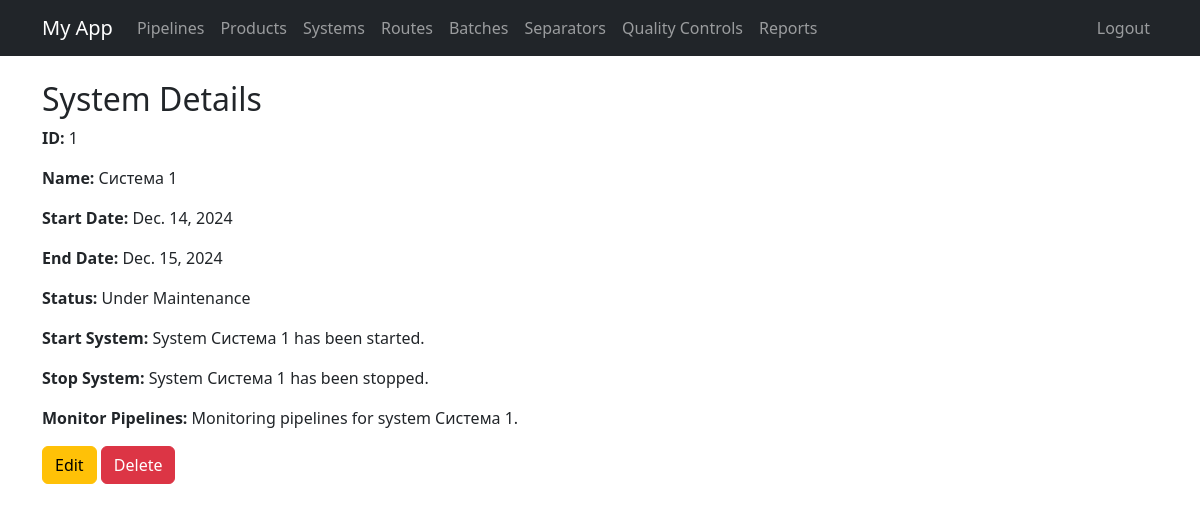
The page /systems/1/ (signed in) on the database its author committed.
### app/models.py (models this page shows, shortened)
class System(models.Model):
    STATUS_CHOICES = [
        ('active', 'Active'),
        ('inactive', 'Inactive'),
        ('maintenance', 'Under Maintenance'),
    ]
    name = models.CharField(max_length=100, verbose_name="System Name")
    startDate = models.DateField(verbose_name="Start Date")
    endDate = models.DateField(verbose_name="End Date")
    status = models.CharField(max_length=20, choices=STATUS_CHOICES, default='inactive', verbose_name="Status")
    def startSystem(self):
        return f"System {self.name} has been started."
    def stopSystem(self):
        return f"System {self.name} has been stopped."
    def monitorPipelines(self):
        return f"Monitoring pipelines for system {self.name}."

### app/views.py (the view)
# urls.py: path('systems/<int:system_id>/', views.system_detail, name='system_detail'),
@login_required
def system_detail(request, system_id):
    system = get_object_or_404(System, id=system_id)
    return render(request, 'system_detail.html', {'system': system})

### app/templates/system_detail.html (shortened to what this page needs)
{% extends 'base.html' %}
{% block content %}
<h2>System Details</h2>
<p><strong>ID:</strong> {{ system.id }}</p>
<p><strong>Name:</strong> {{ system.name }}</p>
<p><strong>Start Date:</strong> {{ system.startDate }}</p>
<p><strong>End Date:</strong> {{ system.endDate }}</p>
<p><strong>Status:</strong> {{ system.get_status_display }}</p>
<p><strong>Start System:</strong> {{ system.startSystem }}</p>
<p><strong>Stop System:</strong> {{ system.stopSystem }}</p>
<p><strong>Monitor Pipelines:</strong> {{ system.monitorPipelines }}</p>
<a href="{% url 'system_update' system.id %}" class="btn btn-warning">Edit</a>
<a href="{% url 'system_delete' system.id %}" class="btn btn-danger">Delete</a>
{% endblock %}

### app/templates/base.html (shortened to what this page needs)
<!DOCTYPE html>
<html lang="en">
<head>
    <link href="https://cdn.jsdelivr.net/npm/bootstrap@5.3.0-alpha1/dist/css/bootstrap.min.css" rel="stylesheet">
</head>
<body>
    <nav class="navbar navbar-expand-lg navbar-dark bg-dark">
        <div class="container">
            <a class="navbar-brand" href="{% url 'home' %}">My App</a>
            <div class="collapse navbar-collapse" id="navbarNav">
                <ul class="navbar-nav">
                    <li class="nav-item">
                        <a class="nav-link" href="{% url 'pipeline_list' %}">Pipelines</a>
                    </li>
                    <li class="nav-item">
                        <a class="nav-link" href="{% url 'product_list' %}">Products</a>
                    </li>
                    <li class="nav-item">
                        <a class="nav-link" href="{% url 'system_list' %}">Systems</a>
                    </li>
                    <li class="nav-item">
                        <a class="nav-link" href="{% url 'route_list' %}">Routes</a>
                    </li>
                    <li class="nav-item">
                        <a class="nav-link" href="{% url 'batch_list' %}">Batches</a>
                    </li>
                    <li class="nav-item">
                        <a class="nav-link" href="{% url 'separator_list' %}">Separators</a>
                    </li>
                    <li class="nav-item">
                        <a class="nav-link" href="{% url 'quality_control_list' %}">Quality Controls</a>
                    </li>
                    <li class="nav-item">
                        <a class="nav-link" href="{% url 'report_list' %}">Reports</a>
                    </li>
                </ul>
                <ul class="navbar-nav ms-auto">
                    {% if user.is_authenticated %}
                        <li class="nav-item">
                            <a class="nav-link" href="{% url 'logout' %}">Logout</a>
                        </li>
                    {% endif %}
                </ul>
            </div>
        </div>
    </nav>
    <div class="container mt-4">
        {% block content %}{% endblock %}
    </div>
</body>
</html>

### rows shown on the page
System: id "1", name "Система 1", startDate "Dec. 14, 2024", endDate "Dec. 15, 2024", status "Under Maintenance", startSystem "System Система 1 has been started.", stopSystem "System Система 1 has been stopped.", monitorPipelines "Monitoring pipelines for system Система 1."
